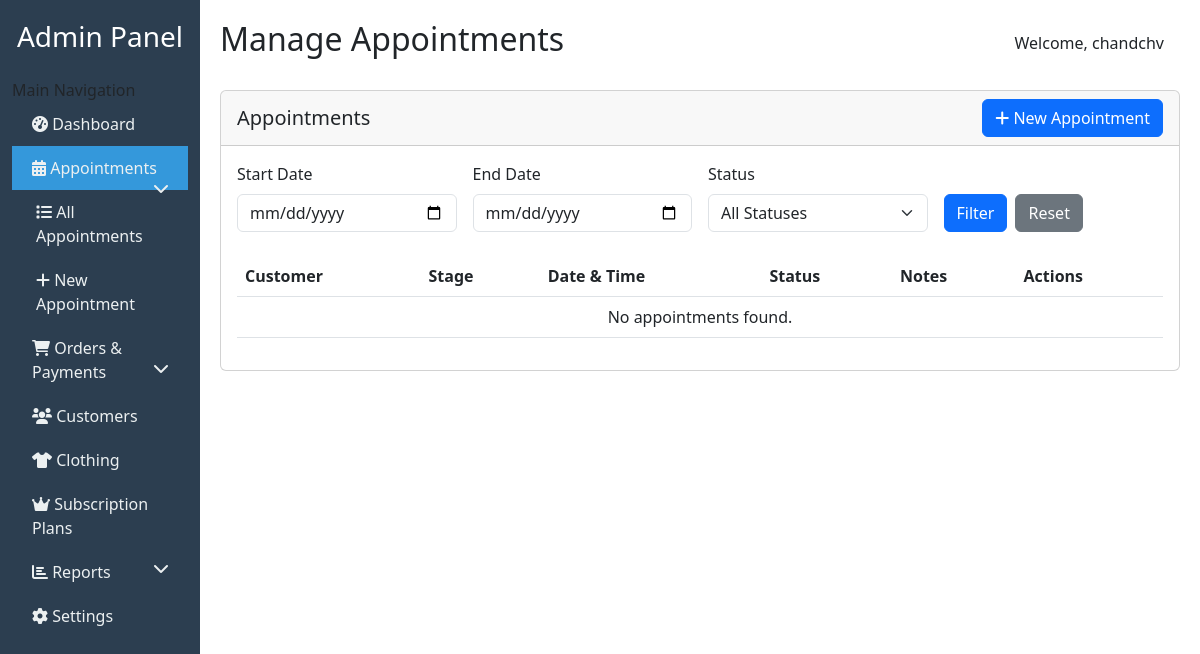
Before: /appointments/ (signed in) with the older database file.
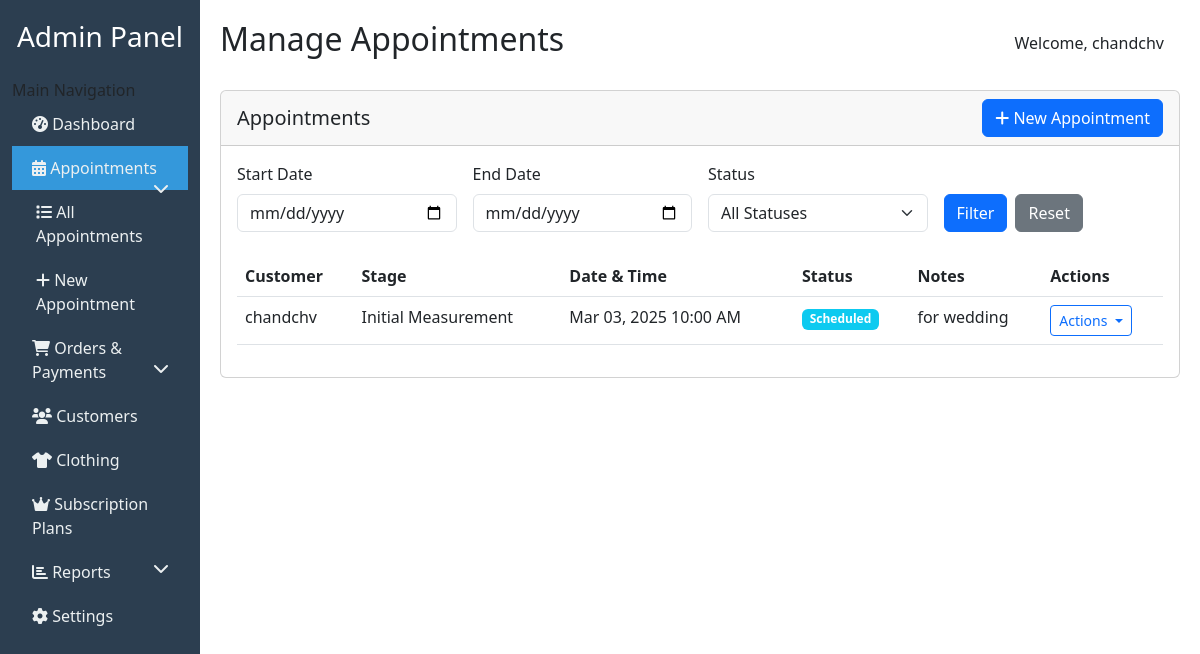
After: the same page with the newer database file.
### sub_app/models.py (models this page shows, shortened)
class Appointment(models.Model):
    STAGE_CHOICES = [
        ('measurement', 'Initial Measurement'),
        ('trial_fit', 'Trial Fitting'),
        ('final_fit', 'Final Fitting'),
        ('delivery', 'Delivery'),
    ]
    STATUS_CHOICES = [
        ('scheduled', 'Scheduled'),
        ('in_progress', 'In Progress'),
        ('completed', 'Completed'),
        ('cancelled', 'Cancelled'),
        ('rescheduled', 'Rescheduled'),
    ]
    customer = models.ForeignKey(User, on_delete=models.CASCADE, related_name='appointments', null=True, blank=True)
    stage = models.CharField(max_length=20, choices=STAGE_CHOICES)
    date_time = models.DateTimeField()
    status = models.CharField(max_length=20, choices=STATUS_CHOICES, default='scheduled')
    notes = models.TextField(blank=True)
    created_at = models.DateTimeField(auto_now_add=True)
    updated_at = models.DateTimeField(auto_now=True)
    created_by = models.ForeignKey(User, on_delete=models.SET_NULL, null=True, related_name='created_appointments')
    class Meta:
        ordering = ['-date_time']

class User(AbstractUser):
    print("Setting up User model fields")
    phone = models.CharField(max_length=15, unique=True)
    address = models.TextField()
    preferences = models.TextField(blank=True, null=True)  # Style preferences
    measurements = models.JSONField(default=dict)  # Store measurements in JSON format
    stylist = models.ForeignKey('Stylist', on_delete=models.SET_NULL, null=True, blank=True, related_name='client_users')
    style_quiz_completed = models.BooleanField(default=False)
    style_preferences = models.JSONField(default=dict)  # Store detailed style quiz responses
    shipping_address = models.TextField()
    billing_address = models.TextField(blank=True, null=True)
    email_notifications = models.BooleanField(default=True)
    sms_notifications = models.BooleanField(default=True)

### sub_app/views_appointment.py (the view)
# urls.py: path('appointments/', views_appointment.appointment_list, name='appointment_list'),
@login_required
def appointment_list(request):
    if request.user.is_staff:
        appointments = Appointment.objects.all()
    else:
        appointments = Appointment.objects.filter(customer=request.user)
    start_date = request.GET.get('start_date')
    end_date = request.GET.get('end_date')
    if start_date and end_date:
        appointments = appointments.filter(
            date_time__date__range=[start_date, end_date]
        )
    status = request.GET.get('status')
    if status:
        appointments = appointments.filter(status=status)
    context = {
        'appointments': appointments,
        'statuses': Appointment.STATUS_CHOICES,
    }
    return render(request, 'appointments/appointment_list.html', context)

### sub_app/templates/appointments/appointment_list.html (shortened to what this page needs)
{% extends "admin_dashboard/base.html" %}
{% load static %}
{% block page_title %}Manage Appointments{% endblock %}
{% block content %}
<div class="card">
    <div class="card-header d-flex justify-content-between align-items-center">
        <h5 class="mb-0">Appointments</h5>
        <a href="{% url 'book_appointment' %}" class="btn btn-primary">
            <i class="fas fa-plus"></i> New Appointment
        </a>
    </div>
    <div class="card-body">
        <form method="get" class="row g-3 mb-4">
            <div class="col-md-3">
                <label for="start_date" class="form-label">Start Date</label>
                <input type="date" class="form-control" id="start_date" name="start_date"
                       value="{{ request.GET.start_date }}">
            </div>
            <div class="col-md-3">
                <label for="end_date" class="form-label">End Date</label>
                <input type="date" class="form-control" id="end_date" name="end_date"
                       value="{{ request.GET.end_date }}">
            </div>
            <div class="col-md-3">
                <label for="status" class="form-label">Status</label>
                <select class="form-select" id="status" name="status">
                    <option value="">All Statuses</option>
                </select>
            </div>
            <div class="col-md-3 d-flex align-items-end">
                <button type="submit" class="btn btn-primary me-2">Filter</button>
                <a href="{% url 'appointment_list' %}" class="btn btn-secondary">Reset</a>
            </div>
        </form>
        <div class="table-responsive">
            <table class="table table-hover">
                <thead>
                    <tr>
                        <th>Customer</th>
                        <th>Stage</th>
                        <th>Date & Time</th>
                        <th>Status</th>
                        <th>Notes</th>
                        <th>Actions</th>
                    </tr>
                </thead>
                <tbody>
                    {% for appointment in appointments %}
                    <tr>
                        <td>{{ appointment.customer.get_full_name|default:appointment.customer.username }}</td>
                        <td>{{ appointment.get_stage_display }}</td>
                        <td>{{ appointment.date_time|date:"M d, Y h:i A" }}</td>
                        <td>
                            <span class="badge {% if appointment.status == 'completed' %}bg-success
                                             {% elif appointment.status == 'cancelled' %}bg-danger
                                             {% elif appointment.status == 'in_progress' %}bg-warning
                                             {% else %}bg-info{% endif %}">
                                {{ appointment.get_status_display }}
                            </span>
                        </td>
                        <td>{{ appointment.notes|truncatechars:30 }}</td>
                        <td>
                            <div class="btn-group">
                                <button type="button" class="btn btn-sm btn-outline-primary dropdown-toggle"
                                        data-bs-toggle="dropdown" aria-expanded="false">
                                    Actions
                                </button>
                            </div>
                        </td>
                    </tr>
                    {% empty %}
                    <tr>
                        <td colspan="6" class="text-center">No appointments found.</td>
                    </tr>
                    {% endfor %}
                </tbody>
            </table>
        </div>
    </div>
</div>
{% endblock %}

Changed rows visible on the page:
added Appointment: customer.get_full_name "chandchv", stage "Initial Measurement", date_time "Mar 03, 2025 10:00 AM", status "Scheduled", notes "for wedding"
Other visible differences:
text no longer shown: "No appointments found."
